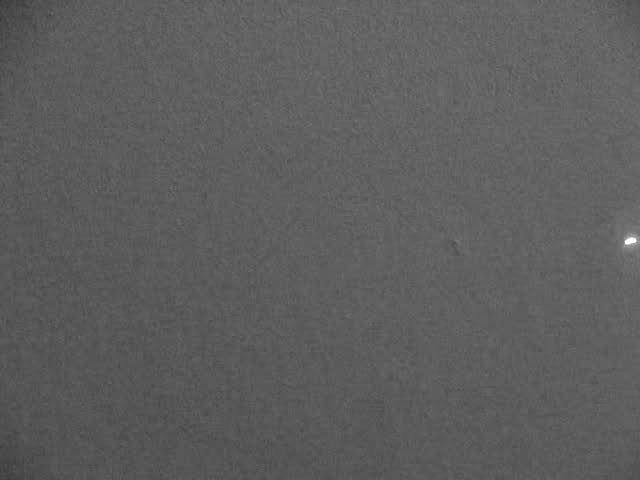
#> input picture Lab7/Photo/obrazki00051.jpg, 640 x 480 px; its folder holds only this picture in this run
$ python Lab7.py
#> lines starting #> are read from the running program, lines starting #| are printed output that depends on the picture
import os
import cv2
import numpy as np
import matplotlib.pyplot as plt
from matplotlib.animation import FuncAnimation, PillowWriter

# === PARAMETRY ===
FOLDER = "Photo"
OUTPUT_GIF = "output/animation.gif"
DELTA_FILE = "output/delta.txt"
FPS = 10

# === PRZYGOTOWANIE FOLDERU WYJŚCIOWEGO ===
os.makedirs("output", exist_ok=True)

# === WCZYTYWANIE I SORTOWANIE OBRAZÓW ===
image_files = sorted([
    os.path.join(FOLDER, f)
    for f in os.listdir(FOLDER)
    if f.lower().endswith((".jpg", ".png"))
])

frames = []
laser_coords = []
delta_steps = []

# === DETEKCJA I OBLICZANIE PRZESUNIĘĆ KROK PO KROKU ===
prev_coord = None

for file in image_files:
    img = cv2.imread(file)
#> img is the input picture: shape (480, 640, 3); min 51, max 255, mean 93.5
    img_rgb = cv2.cvtColor(img, cv2.COLOR_BGR2RGB)
    frames.append(img_rgb)

    # Detekcja najjaśniejszego punktu
    gray = cv2.cvtColor(img, cv2.COLOR_BGR2GRAY)
    _, _, _, max_loc = cv2.minMaxLoc(gray)
#> max_loc = (631, 238)
    laser_coords.append(max_loc)

    # Oblicz przesunięcie względem poprzedniego punktu
    if prev_coord is None:
        delta_steps.append((0, 0))  # brak ruchu w 1. klatce
    else:
        dx = max_loc[0] - prev_coord[0]
        dy = -(max_loc[1] - prev_coord[1])
        delta_steps.append((dx, dy))

    prev_coord = max_loc
#> prev_coord = (631, 238)

# === CAŁKOWITE PRZESUNIĘCIE OD POCZĄTKU DO KOŃCA ===
start_x, start_y = laser_coords[0]
#> start_x = 631; start_y = 238
end_x, end_y = laser_coords[-1]
#> end_x = 631; end_y = 238
total_dx = end_x - start_x
#> total_dx = 0
total_dy = end_y - start_y
#> total_dy = 0

# === ZAPIS WSZYSTKICH PRZESUNIĘĆ DO PLIKU ===
with open(DELTA_FILE, "w", encoding="utf-8") as f:
    f.write(f"ΔX całkowite = {total_dx}, ΔY całkowite = {total_dy}\n")
    f.write(f"Start: ({start_x}, {start_y})\n")
    f.write(f"End:   ({end_x}, {end_y})\n\n")
    f.write("🧭 Przesunięcia między klatkami:\n")
    for i, (dx, dy) in enumerate(delta_steps):
        f.write(f"Klatka {i + 1}: ΔX = {dx}, ΔY = {dy}\n")

# === GENEROWANIE GIF ===
fig, ax = plt.subplots()
im = ax.imshow(frames[0])
plt.axis('off')

def update(frame):
    im.set_data(frames[frame])
    return [im]

ani = FuncAnimation(fig, update, frames=len(frames), interval=1000 / FPS, blit=True)
ani.save(OUTPUT_GIF, writer=PillowWriter(fps=FPS))
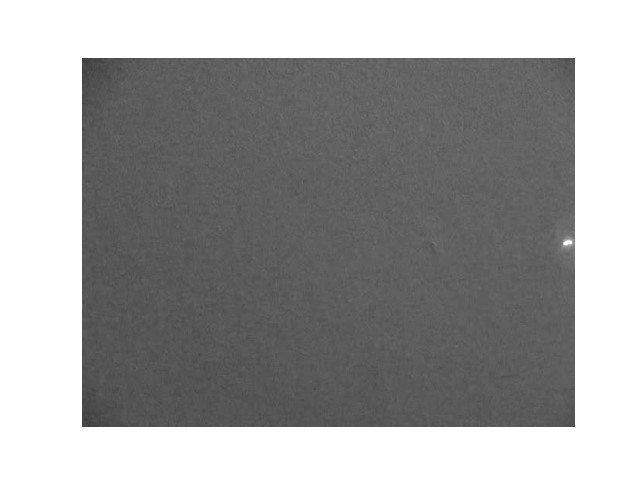
#> saved as animation.gif: PIL image 640x480 RGBA; mean R, G, B, A 159.1, 159.1, 159.1, 255

print("Gotowe:")
print(f"  - GIF zapisany jako: {OUTPUT_GIF}")
print(f"  - ΔX, ΔY dla każdej klatki zapisane w: {DELTA_FILE}")
